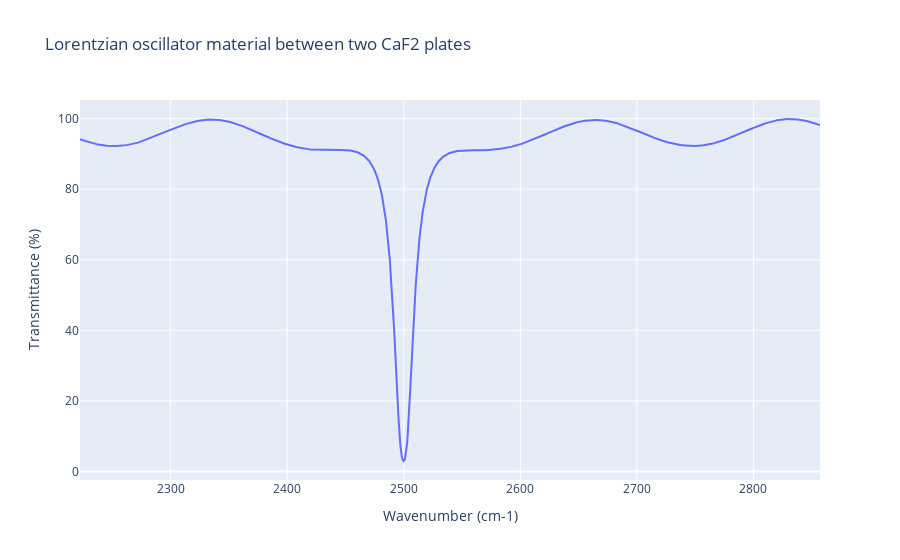

Notebook code for this chart:
### Code cell
wavenumber = (1 / s.wavelengths) / 100

fig = go.Figure()
fig.add_trace(go.Scatter(x=wavenumber, y=T_percent))
fig.update_layout(title="Lorentzian oscillator material between two CaF2 plates", 
                  xaxis_title="Wavenumber (cm-1)",
                  yaxis_title="Transmittance (%)")
fig.show()

### Figure 1 — Plotly figure (JSON) as saved in the notebook; plotly's stock layout.template omitted (floating-point values rounded to 4 significant figures; data arrays with more than 128 entries replaced by an {"elided": "..."} marker saying what was removed)
{"data": [{"type": "scatter", "x": {"elided": "5000 float values"}, "y": {"elided": "5000 float values"}}], "layout": {"title": {"text": "Lorentzian oscillator material between two CaF2 plates"}, "xaxis": {"title": {"text": "Wavenumber (cm-1)"}}, "yaxis": {"title": {"text": "Transmittance (%)"}}}}
